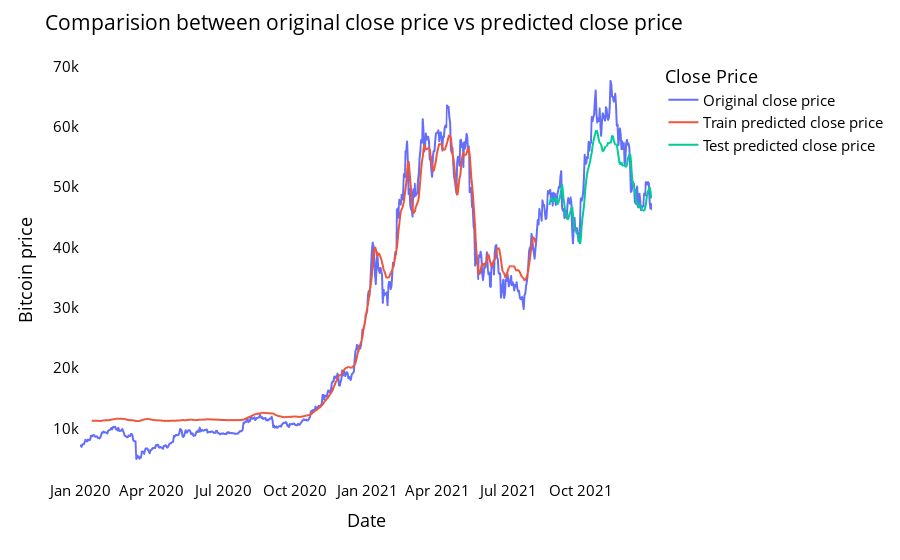

Notebook source saved alongside this figure:
### Markdown cell above
#### Comparision between original stock close price vs predicted close price

### Code cell
# shift train predictions for plotting

look_back=time_step
trainPredictPlot = np.empty_like(closedf)
trainPredictPlot[:, :] = np.nan
trainPredictPlot[look_back:len(train_predict)+look_back, :] = train_predict
print("Train predicted data: ", trainPredictPlot.shape)

# shift test predictions for plotting
testPredictPlot = np.empty_like(closedf)
testPredictPlot[:, :] = np.nan
testPredictPlot[len(train_predict)+(look_back*2)+1:len(closedf)-1, :] = test_predict
print("Test predicted data: ", testPredictPlot.shape)

names = cycle(['Original close price','Train predicted close price','Test predicted close price'])

plotdf = pd.DataFrame({'date': close_stock['date'],
                       'original_close': close_stock['close'],
                      'train_predicted_close_svr': trainPredictPlot.reshape(1,-1)[0].tolist(),
                      'test_predicted_close_svr': testPredictPlot.reshape(1,-1)[0].tolist()})

fig = px.line(plotdf,x=plotdf['date'], y=[plotdf['original_close'],plotdf['train_predicted_close_svr'],
                                          plotdf['test_predicted_close_svr']],
              labels={'value':'Bitcoin price','date': 'Date'})
fig.update_layout(title_text='Comparision between original close price vs predicted close price',
                  plot_bgcolor='white', font_size=15, font_color='black',legend_title_text='Close Price')
fig.for_each_trace(lambda t:  t.update(name = next(names)))

fig.update_xaxes(showgrid=False)
fig.update_yaxes(showgrid=False)
fig.show()

### Figure 1 — Plotly figure (JSON) as saved in the notebook; plotly's stock layout.template omitted (floating-point values rounded to 4 significant figures; data arrays with more than 128 entries replaced by an {"elided": "..."} marker saying what was removed)
{"data": [{"hovertemplate": "variable=original_close<br>Date=%{x}<br>Bitcoin price=%{y}<extra></extra>", "legendgroup": "original_close", "line": {"color": "#636efa", "dash": "solid"}, "marker": {"symbol": "circle"}, "mode": "lines", "name": "Original close price", "showlegend": true, "type": "scattergl", "x": {"elided": "732 str values"}, "xaxis": "x", "y": {"elided": "732 float values"}, "yaxis": "y"}, {"hovertemplate": "variable=train_predicted_close_svr<br>Date=%{x}<br>Bitcoin price=%{y}<extra></extra>", "legendgroup": "train_predicted_close_svr", "line": {"color": "#EF553B", "dash": "solid"}, "marker": {"symbol": "circle"}, "mode": "lines", "name": "Train predicted close price", "showlegend": true, "type": "scattergl", "x": {"elided": "732 str values"}, "xaxis": "x", "y": {"elided": "732 float values"}, "yaxis": "y"}, {"hovertemplate": "variable=test_predicted_close_svr<br>Date=%{x}<br>Bitcoin price=%{y}<extra></extra>", "legendgroup": "test_predicted_close_svr", "line": {"color": "#00cc96", "dash": "solid"}, "marker": {"symbol": "circle"}, "mode": "lines", "name": "Test predicted close price", "showlegend": true, "type": "scattergl", "x": {"elided": "732 str values"}, "xaxis": "x", "y": {"elided": "732 float values"}, "yaxis": "y"}], "layout": {"font": {"color": "black", "size": 15}, "legend": {"title": {"text": "Close Price"}, "tracegroupgap": 0}, "margin": {"t": 60}, "plot_bgcolor": "white", "title": {"text": "Comparision between original close price vs predicted close price"}, "xaxis": {"anchor": "y", "domain": [0, 1], "showgrid": false, "title": {"text": "Date"}}, "yaxis": {"anchor": "x", "domain": [0, 1], "showgrid": false, "title": {"text": "Bitcoin price"}}}}
